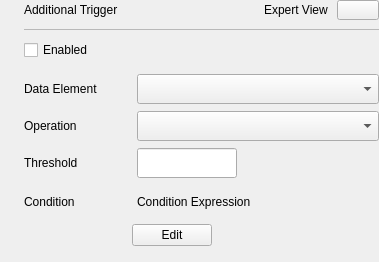
<?xml version="1.0" encoding="UTF-8"?>
<ui version="4.0">
 <class>C_SdNdeDalLogJobAdditionalTriggerPropertiesWidget</class>
 <widget class="QWidget" name="C_SdNdeDalLogJobAdditionalTriggerPropertiesWidget">
  <property name="geometry">
   <rect>
    <x>0</x>
    <y>0</y>
    <width>379</width>
    <height>262</height>
   </rect>
  </property>
  <property name="windowTitle">
   <string>C_SdNdeDalLogJobAdditionalTriggerPropertiesWidget</string>
  </property>
  <layout class="QVBoxLayout" name="verticalLayout">
   <property name="spacing">
    <number>5</number>
   </property>
   <property name="leftMargin">
    <number>24</number>
   </property>
   <property name="topMargin">
    <number>0</number>
   </property>
   <property name="rightMargin">
    <number>0</number>
   </property>
   <property name="bottomMargin">
    <number>0</number>
   </property>
   <item>
    <layout class="QVBoxLayout" name="verticalLayout_4">
     <property name="spacing">
      <number>9</number>
     </property>
     <property name="bottomMargin">
      <number>0</number>
     </property>
     <item>
      <layout class="QHBoxLayout" name="horizontalLayout">
       <property name="spacing">
        <number>0</number>
       </property>
       <property name="bottomMargin">
        <number>0</number>
       </property>
       <item>
        <widget class="stw::opensyde_gui_elements::C_OgeLabContextMenuBase" name="pc_LabelAdditionalTrigger">
         <property name="styleRole" stdset="0">
          <string>heading-group-bold</string>
         </property>
         <property name="minimumSize">
          <size>
           <width>0</width>
           <height>0</height>
          </size>
         </property>
         <property name="maximumSize">
          <size>
           <width>16777215</width>
           <height>16777215</height>
          </size>
         </property>
         <property name="text">
          <string>Additional Trigger</string>
         </property>
        </widget>
       </item>
       <item>
        <spacer name="horizontalSpacer_2">
         <property name="orientation">
          <enum>Qt::Orientation::Horizontal</enum>
         </property>
         <property name="sizeHint" stdset="0">
          <size>
           <width>40</width>
           <height>20</height>
          </size>
         </property>
        </spacer>
       </item>
       <item>
        <widget class="stw::opensyde_gui_elements::C_OgeLabGenericNoPaddingNoMargins" name="pc_LabelExpertView">
         <property name="text">
          <string>Expert View</string>
         </property>
        </widget>
       </item>
       <item>
        <spacer name="horizontalSpacer_5">
         <property name="orientation">
          <enum>Qt::Orientation::Horizontal</enum>
         </property>
         <property name="sizeType">
          <enum>QSizePolicy::Policy::Fixed</enum>
         </property>
         <property name="sizeHint" stdset="0">
          <size>
           <width>9</width>
           <height>20</height>
          </size>
         </property>
        </spacer>
       </item>
       <item>
        <widget class="stw::opensyde_gui_elements::C_OgePubSvgIconOnly" name="pc_PbExpertView">
         <property name="minimumSize">
          <size>
           <width>42</width>
           <height>20</height>
          </size>
         </property>
         <property name="maximumSize">
          <size>
           <width>42</width>
           <height>20</height>
          </size>
         </property>
         <property name="text">
          <string/>
         </property>
        </widget>
       </item>
      </layout>
     </item>
     <item>
      <widget class="QFrame" name="pc_Seperator">
       <property name="styleRole" stdset="0">
        <string>fra-separator</string>
       </property>
       <property name="minimumSize">
        <size>
         <width>0</width>
         <height>1</height>
        </size>
       </property>
       <property name="maximumSize">
        <size>
         <width>16777215</width>
         <height>1</height>
        </size>
       </property>
       <property name="frameShape">
        <enum>QFrame::Shape::StyledPanel</enum>
       </property>
       <property name="frameShadow">
        <enum>QFrame::Shadow::Raised</enum>
       </property>
      </widget>
     </item>
    </layout>
   </item>
   <item>
    <widget class="stw::opensyde_gui_elements::C_OgeChxToolTipBase" name="pc_ChkBoxAdditionalTrigger">
     <property name="styleRole" stdset="0">
      <string>chx-properties-small</string>
     </property>
     <property name="sizePolicy">
      <sizepolicy hsizetype="Preferred" vsizetype="Preferred">
       <horstretch>0</horstretch>
       <verstretch>0</verstretch>
      </sizepolicy>
     </property>
     <property name="minimumSize">
      <size>
       <width>135</width>
       <height>30</height>
      </size>
     </property>
     <property name="maximumSize">
      <size>
       <width>135</width>
       <height>30</height>
      </size>
     </property>
     <property name="text">
      <string>Enabled</string>
     </property>
    </widget>
   </item>
   <item>
    <widget class="QWidget" name="pc_DataWidget" native="true">
     <layout class="QVBoxLayout" name="verticalLayout_2">
      <property name="spacing">
       <number>7</number>
      </property>
      <property name="leftMargin">
       <number>0</number>
      </property>
      <property name="topMargin">
       <number>4</number>
      </property>
      <property name="rightMargin">
       <number>0</number>
      </property>
      <property name="bottomMargin">
       <number>0</number>
      </property>
      <item>
       <layout class="QHBoxLayout" name="horizontalLayout_2">
        <property name="spacing">
         <number>20</number>
        </property>
        <property name="bottomMargin">
         <number>0</number>
        </property>
        <item>
         <widget class="stw::opensyde_gui_elements::C_OgeLabToolTipBase" name="pc_LabelDataElement">
          <property name="styleRole" stdset="0">
           <string>group-item</string>
          </property>
          <property name="minimumSize">
           <size>
            <width>93</width>
            <height>0</height>
           </size>
          </property>
          <property name="maximumSize">
           <size>
            <width>93</width>
            <height>16777215</height>
           </size>
          </property>
          <property name="text">
           <string>Data Element</string>
          </property>
         </widget>
        </item>
        <item>
         <widget class="stw::opensyde_gui_elements::C_OgeCbxText" name="pc_ComboBoxDataElement">
          <property name="sizePolicy">
           <sizepolicy hsizetype="Expanding" vsizetype="Fixed">
            <horstretch>0</horstretch>
            <verstretch>0</verstretch>
           </sizepolicy>
          </property>
          <property name="minimumSize">
           <size>
            <width>100</width>
            <height>30</height>
           </size>
          </property>
          <property name="maximumSize">
           <size>
            <width>16777215</width>
            <height>30</height>
           </size>
          </property>
         </widget>
        </item>
       </layout>
      </item>
      <item>
       <layout class="QHBoxLayout" name="horizontalLayout_3">
        <property name="spacing">
         <number>20</number>
        </property>
        <property name="bottomMargin">
         <number>0</number>
        </property>
        <item>
         <widget class="stw::opensyde_gui_elements::C_OgeLabToolTipBase" name="pc_LabelOperation">
          <property name="styleRole" stdset="0">
           <string>group-item</string>
          </property>
          <property name="minimumSize">
           <size>
            <width>93</width>
            <height>0</height>
           </size>
          </property>
          <property name="maximumSize">
           <size>
            <width>93</width>
            <height>16777215</height>
           </size>
          </property>
          <property name="text">
           <string>Operation</string>
          </property>
         </widget>
        </item>
        <item>
         <widget class="stw::opensyde_gui_elements::C_OgeCbxText" name="pc_ComboBoxOperation">
          <property name="sizePolicy">
           <sizepolicy hsizetype="Expanding" vsizetype="Fixed">
            <horstretch>0</horstretch>
            <verstretch>0</verstretch>
           </sizepolicy>
          </property>
          <property name="minimumSize">
           <size>
            <width>100</width>
            <height>30</height>
           </size>
          </property>
          <property name="maximumSize">
           <size>
            <width>16777215</width>
            <height>30</height>
           </size>
          </property>
         </widget>
        </item>
       </layout>
      </item>
      <item>
       <layout class="QHBoxLayout" name="horizontalLayout_4" stretch="0,1,1,1">
        <property name="spacing">
         <number>20</number>
        </property>
        <property name="bottomMargin">
         <number>0</number>
        </property>
        <item>
         <widget class="stw::opensyde_gui_elements::C_OgeLabToolTipBase" name="pc_LabelThreshold">
          <property name="styleRole" stdset="0">
           <string>group-item</string>
          </property>
          <property name="minimumSize">
           <size>
            <width>93</width>
            <height>0</height>
           </size>
          </property>
          <property name="maximumSize">
           <size>
            <width>93</width>
            <height>16777215</height>
           </size>
          </property>
          <property name="text">
           <string>Threshold</string>
          </property>
         </widget>
        </item>
        <item>
         <widget class="stw::opensyde_gui_elements::C_OgeLeProperties" name="pc_LineEditStringEdit">
          <property name="minimumSize">
           <size>
            <width>100</width>
            <height>30</height>
           </size>
          </property>
          <property name="maximumSize">
           <size>
            <width>16777215</width>
            <height>30</height>
           </size>
          </property>
         </widget>
        </item>
        <item>
         <widget class="stw::opensyde_gui_elements::C_OgeWiSpinBoxGroupProperties" name="pc_WidgetThreshold" native="true">
          <property name="minimumSize">
           <size>
            <width>100</width>
            <height>30</height>
           </size>
          </property>
          <property name="maximumSize">
           <size>
            <width>16777215</width>
            <height>30</height>
           </size>
          </property>
         </widget>
        </item>
        <item>
         <spacer name="horizontalSpacer">
          <property name="orientation">
           <enum>Qt::Orientation::Horizontal</enum>
          </property>
          <property name="sizeHint" stdset="0">
           <size>
            <width>40</width>
            <height>20</height>
           </size>
          </property>
         </spacer>
        </item>
       </layout>
      </item>
     </layout>
    </widget>
   </item>
   <item>
    <widget class="QWidget" name="pc_WidgetCondition" native="true">
     <layout class="QVBoxLayout" name="verticalLayout_3" stretch="0,0,1">
      <property name="spacing">
       <number>7</number>
      </property>
      <property name="leftMargin">
       <number>0</number>
      </property>
      <property name="topMargin">
       <number>0</number>
      </property>
      <property name="rightMargin">
       <number>0</number>
      </property>
      <property name="bottomMargin">
       <number>0</number>
      </property>
      <item>
       <layout class="QHBoxLayout" name="horizontalLayout_5">
        <property name="spacing">
         <number>20</number>
        </property>
        <property name="topMargin">
         <number>4</number>
        </property>
        <item>
         <widget class="stw::opensyde_gui_elements::C_OgeLabToolTipBase" name="pc_LabelCondition">
          <property name="styleRole" stdset="0">
           <string>group-item</string>
          </property>
          <property name="minimumSize">
           <size>
            <width>93</width>
            <height>0</height>
           </size>
          </property>
          <property name="maximumSize">
           <size>
            <width>93</width>
            <height>16777215</height>
           </size>
          </property>
          <property name="text">
           <string>Condition </string>
          </property>
         </widget>
        </item>
        <item>
         <widget class="stw::opensyde_gui_elements::C_OgeLabToolTipBase" name="pc_LabelConditionExp">
          <property name="styleRole" stdset="0">
           <string>group-item</string>
          </property>
          <property name="text">
           <string>Condition Expression</string>
          </property>
         </widget>
        </item>
        <item>
         <spacer name="horizontalSpacer_3">
          <property name="orientation">
           <enum>Qt::Orientation::Horizontal</enum>
          </property>
          <property name="sizeHint" stdset="0">
           <size>
            <width>40</width>
            <height>30</height>
           </size>
          </property>
         </spacer>
        </item>
       </layout>
      </item>
      <item>
       <layout class="QHBoxLayout" name="horizontalLayout_7">
        <property name="spacing">
         <number>0</number>
        </property>
        <property name="bottomMargin">
         <number>0</number>
        </property>
        <item>
         <spacer name="horizontalSpacer_6">
          <property name="orientation">
           <enum>Qt::Orientation::Horizontal</enum>
          </property>
          <property name="sizeType">
           <enum>QSizePolicy::Policy::Fixed</enum>
          </property>
          <property name="sizeHint" stdset="0">
           <size>
            <width>108</width>
            <height>20</height>
           </size>
          </property>
         </spacer>
        </item>
        <item>
         <widget class="QPushButton" name="pc_PubEdit">
          <property name="styleRole" stdset="0">
           <string>text-only</string>
          </property>
          <property name="minimumSize">
           <size>
            <width>30</width>
            <height>10</height>
           </size>
          </property>
          <property name="text">
           <string>Edit</string>
          </property>
         </widget>
        </item>
        <item>
         <spacer name="horizontalSpacer_4">
          <property name="orientation">
           <enum>Qt::Orientation::Horizontal</enum>
          </property>
          <property name="sizeHint" stdset="0">
           <size>
            <width>40</width>
            <height>20</height>
           </size>
          </property>
         </spacer>
        </item>
       </layout>
      </item>
      <item>
       <spacer name="verticalSpacer">
        <property name="orientation">
         <enum>Qt::Orientation::Vertical</enum>
        </property>
        <property name="sizeHint" stdset="0">
         <size>
          <width>20</width>
          <height>40</height>
         </size>
        </property>
       </spacer>
      </item>
     </layout>
    </widget>
   </item>
  </layout>
 </widget>
 <customwidgets>
  <customwidget>
   <class>stw::opensyde_gui_elements::C_OgeLabToolTipBase</class>
   <extends>QLabel</extends>
   <header>C_OgeLabToolTipBase.hpp</header>
  </customwidget>
  <customwidget>
   <class>stw::opensyde_gui_elements::C_OgeLabContextMenuBase</class>
   <extends>QLabel</extends>
   <header>C_OgeLabContextMenuBase.hpp</header>
  </customwidget>
  <customwidget>
   <class>stw::opensyde_gui_elements::C_OgeLeProperties</class>
   <extends>QLineEdit</extends>
   <header>C_OgeLeProperties.hpp</header>
  </customwidget>
  <customwidget>
   <class>stw::opensyde_gui_elements::C_OgePubSvgIconOnly</class>
   <extends>QPushButton</extends>
   <header>C_OgePubSvgIconOnly.hpp</header>
  </customwidget>
  <customwidget>
   <class>stw::opensyde_gui_elements::C_OgeCbxText</class>
   <extends>QComboBox</extends>
   <header>C_OgeCbxText.hpp</header>
  </customwidget>
  <customwidget>
   <class>stw::opensyde_gui_elements::C_OgeChxToolTipBase</class>
   <extends>QCheckBox</extends>
   <header>C_OgeChxToolTipBase.hpp</header>
  </customwidget>
  <customwidget>
   <class>stw::opensyde_gui_elements::C_OgeWiSpinBoxGroupProperties</class>
   <extends>QWidget</extends>
   <header>C_OgeWiSpinBoxGroupProperties.hpp</header>
   <container>1</container>
  </customwidget>
  <customwidget>
   <class>stw::opensyde_gui_elements::C_OgeLabGenericNoPaddingNoMargins</class>
   <extends>QLabel</extends>
   <header>C_OgeLabGenericNoPaddingNoMargins.hpp</header>
  </customwidget>
 </customwidgets>
 <resources/>
 <connections/>
</ui>
